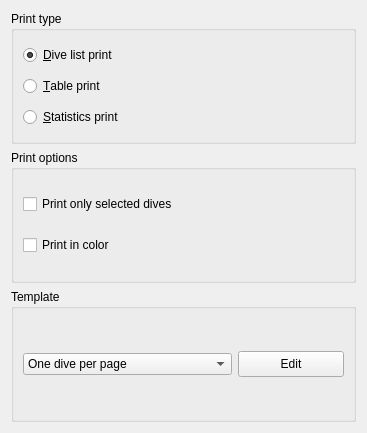
<?xml version="1.0" encoding="UTF-8"?>
<ui version="4.0">
 <class>PrintOptions</class>
 <widget class="QWidget" name="PrintOptions">
  <property name="geometry">
   <rect>
    <x>0</x>
    <y>0</y>
    <width>367</width>
    <height>433</height>
   </rect>
  </property>
  <layout class="QVBoxLayout" name="verticalLayout_3">
   <item>
    <widget class="QGroupBox" name="printType">
     <property name="sizePolicy">
      <sizepolicy hsizetype="Preferred" vsizetype="Preferred">
       <horstretch>0</horstretch>
       <verstretch>0</verstretch>
      </sizepolicy>
     </property>
     <property name="baseSize">
      <size>
       <width>0</width>
       <height>0</height>
      </size>
     </property>
     <property name="title">
      <string>Print type</string>
     </property>
     <layout class="QGridLayout" name="gridLayout">
      <item row="0" column="0" colspan="2">
       <widget class="QRadioButton" name="radioDiveListPrint">
        <property name="sizePolicy">
         <sizepolicy hsizetype="Expanding" vsizetype="Fixed">
          <horstretch>0</horstretch>
          <verstretch>0</verstretch>
         </sizepolicy>
        </property>
        <property name="text">
         <string>&amp;Dive list print</string>
        </property>
        <property name="checked">
         <bool>true</bool>
        </property>
       </widget>
      </item>
      <item row="2" column="0">
       <widget class="QRadioButton" name="radioTablePrint">
        <property name="sizePolicy">
         <sizepolicy hsizetype="Expanding" vsizetype="Fixed">
          <horstretch>0</horstretch>
          <verstretch>0</verstretch>
         </sizepolicy>
        </property>
        <property name="text">
         <string>&amp;Table print</string>
        </property>
       </widget>
      </item>
      <item row="3" column="0" colspan="2">
       <widget class="QRadioButton" name="radioStatisticsPrint">
        <property name="sizePolicy">
         <sizepolicy hsizetype="Expanding" vsizetype="Fixed">
          <horstretch>0</horstretch>
          <verstretch>0</verstretch>
         </sizepolicy>
        </property>
        <property name="text">
         <string>&amp;Statistics print</string>
        </property>
       </widget>
      </item>
      <item row="2" column="2" rowspan="2">
       <spacer name="verticalSpacer">
        <property name="orientation">
         <enum>Qt::Vertical</enum>
        </property>
        <property name="sizeHint" stdset="0">
         <size>
          <width>20</width>
          <height>40</height>
         </size>
        </property>
       </spacer>
      </item>
     </layout>
    </widget>
   </item>
   <item>
    <widget class="QGroupBox" name="printOptions">
     <property name="title">
      <string>Print options</string>
     </property>
     <layout class="QVBoxLayout" name="verticalLayout">
      <item>
       <widget class="QCheckBox" name="printSelected">
        <property name="sizePolicy">
         <sizepolicy hsizetype="Expanding" vsizetype="Fixed">
          <horstretch>0</horstretch>
          <verstretch>0</verstretch>
         </sizepolicy>
        </property>
        <property name="text">
         <string>Print only selected dives</string>
        </property>
       </widget>
      </item>
      <item>
       <widget class="QCheckBox" name="printInColor">
        <property name="sizePolicy">
         <sizepolicy hsizetype="Expanding" vsizetype="Fixed">
          <horstretch>0</horstretch>
          <verstretch>0</verstretch>
         </sizepolicy>
        </property>
        <property name="text">
         <string>Print in color</string>
        </property>
       </widget>
      </item>
     </layout>
    </widget>
   </item>
   <item>
    <widget class="QGroupBox" name="template_2">
     <property name="title">
      <string>Template</string>
     </property>
     <layout class="QHBoxLayout" name="horizontalLayout">
      <item>
       <widget class="QComboBox" name="printTemplate">
        <item>
         <property name="text">
          <string>One dive per page</string>
         </property>
        </item>
        <item>
         <property name="text">
          <string>Two dives per page</string>
         </property>
        </item>
       </widget>
      </item>
      <item>
       <widget class="QPushButton" name="editButton">
        <property name="maximumSize">
         <size>
          <width>106</width>
          <height>26</height>
         </size>
        </property>
        <property name="text">
         <string>Edit</string>
        </property>
       </widget>
      </item>
     </layout>
    </widget>
   </item>
  </layout>
 </widget>
 <tabstops>
  <tabstop>radioDiveListPrint</tabstop>
  <tabstop>radioStatisticsPrint</tabstop>
  <tabstop>printSelected</tabstop>
  <tabstop>printInColor</tabstop>
 </tabstops>
 <resources/>
 <connections/>
</ui>
